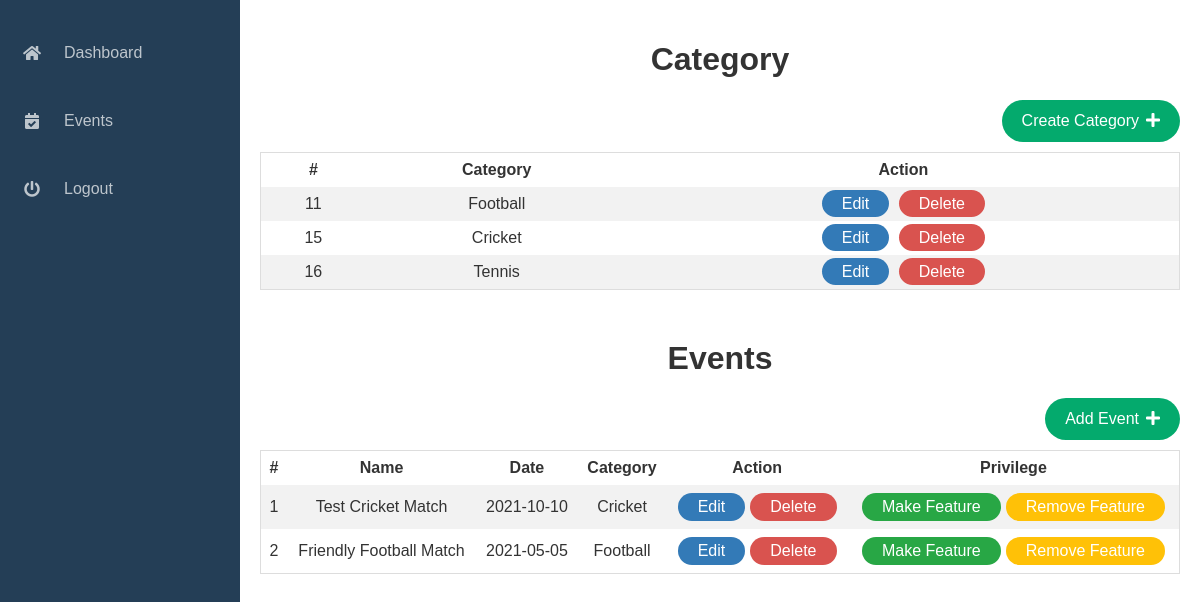
The page /dashboard.php (signed in) on the database its author committed.
### tables this page shows
CREATE TABLE `category` (
  `id` int(50) NOT NULL,
  `category` varchar(100) NOT NULL
);

CREATE TABLE `events` (
  `id` int(50) NOT NULL,
  `name` varchar(250) NOT NULL,
  `date` varchar(250) NOT NULL,
  `category` varchar(100) NOT NULL,
  `description` varchar(500) NOT NULL,
  `image` blob NOT NULL,
  `status` varchar(100) NOT NULL,
  `feature` varchar(100) NOT NULL
);

### dashboard.php (the view, shortened to what this page needs)
<!DOCTYPE html>
<html lang="en">
<head>
    <link rel="stylesheet" href="https://cdnjs.cloudflare.com/ajax/libs/font-awesome/5.15.2/css/all.min.css" />
    <link rel="stylesheet" href="assets/css/dashboard.css" />
    <link rel="stylesheet" href="assets/css/error.css" />
    <link rel="stylesheet" href="assets/css/sidebar.css" />
    <link rel="stylesheet" href="assets/css/modal.css" />
    <link rel="stylesheet" href="assets/css/createModal.css" />
</head>
<body>
    <div class="s-layout">
        <div class="s-layout__sidebar">
            <nav class="s-sidebar__nav">
                <ul>
                    <li>
                        <a class="s-sidebar__nav-link" href="dashboard.php">
                            <i class="fa fa-home"></i><em>Dashboard</em>
                        </a>
                    </li>
                    <li>
                        <a class="s-sidebar__nav-link" href="events.php">
                            <i class="fa fa-calendar-check"></i><em>Events</em>
                        </a>
                    </li>
                    <li>
                        <a class="s-sidebar__nav-link" href="assets/php/logout.php">
                            <i class="fa fa-power-off"></i><em>Logout</em>
                        </a>
                    </li>
                </ul>
            </nav>
        </div>
        <main class="s-layout__content">
            <div class="table-section">
                <h1 style="text-align: center;">Category</h1>
                <div class="add" id="myBtn">Create Category <span><i class="fa fa-plus" aria-hidden="true" style="margin-left:7px"></i></span></div>
                <table>
                    <tr>
                        <th>#</th>
                        <th>Category</th>
                        <th>Action</th>
                    </tr>
                    <?php
                    include "assets/php/includes/db_connect.inc.php";
                    $records = mysqli_query($conn, "select * From category ORDER BY id ASC");
                    while ($data = mysqli_fetch_array($records)) {
                    ?>
                        <tr>
                            <td><?php echo $data['id']; ?></td>
                            <td><?php echo $data['category']; ?></td>
                            <td>
                                <a href="editCategory.php?id=<?php echo $data['id']; ?>" class="editButton">Edit</a>
                                <a href="assets/php/deleteCategory.php?id=<?php echo $data['id']; ?>" class="deleteButton">Delete</a>
                            </td>
                        </tr>
                    <?php
                    }
                    ?>
                </table>
            </div>
            <div class="table-section">
                <h1 style="text-align: center;margin-top:50px">Events</h1>
                <a href="events.php">
                    <div class="add">Add Event <span><i class="fa fa-plus" aria-hidden="true" style="margin-left:7px"></i></span></div>
                </a>
                <table>
                    <tr>
                        <th>#</th>
                        <th>Name</th>
                        <th>Date</th>
                        <th>Category</th>
                        <th>Action</th>
                        <th>Privilege</th>
                    </tr>
                    <?php
                    include "assets/php/includes/db_connect.inc.php";
                    $records = mysqli_query($conn, "select * From events ORDER BY id ASC");
                    while ($data = mysqli_fetch_array($records)) {
                    ?>
                        <tr>
                            <td><?php echo $data['id']; ?></td>
                            <td><?php echo $data['name']; ?></td>
                            <td><?php echo $data['date']; ?></td>
                            <td><?php echo $data['category']; ?></td>
                            <td>
                                <div style="display: flex;align-items:center;justify-content:center;">
                                    <a href="editAdminEvents.php?id=<?php echo $data['id']; ?>" class="editButton">Edit</a>
                                    <a href="assets/php/deleteAdminEvents.php?id=<?php echo $data['id']; ?>" class="deleteButton">Delete</a>
                                </div>
                            </td>
                            <td>
                                <div style="display: flex; align-items:center;justify-content:center;">
                                    <a href="assets/php/makeFeature.php?id=<?php echo $data['id']; ?>" class="featureButton">Make Feature</a>
                                    <a href="assets/php/removeFeature.php?id=<?php echo $data['id']; ?>" class="featureButton2">Remove Feature</a>
                                </div>
                            </td>
                        </tr>
                    <?php
                    }
                    ?>
                </table>
            </div>
        </main>
    </div>
</body>
</html>

### assets/css/dashboard.css (style rules this page uses)
* { box-sizing: border-box; }
body { font-family: Verdana, sans-serif; margin: 0; }
.table-section { overflow-x: auto; }
.add { background-color: #04aa6d; text-align: center; color: white; padding: 12px 20px; border: none; border-radius: 50rem; cursor: pointer; width: auto; float: right; margin-bottom: 10px; display: flex; }
table { border-collapse: collapse; border-spacing: 0; width: 100%; border: 1px solid #ddd; }
th, td { padding: 8px; text-align: center; text-transform: capitalize; }
tr:nth-child(even) { background-color: #f2f2f2; }
.editButton, .deleteButton { background-color: #337ab7; padding: 5px 20px; color: white; border-radius: 50rem; white-space: nowrap; }
.deleteButton { background-color: #d9534f !important; margin-left: 5px; }
.featureButton, .featureButton2 { background-color: #28a745; padding: 5px 20px; color: white; border-radius: 50rem; white-space: nowrap; }
.featureButton2 { background-color: #ffc107 !important; margin-left: 5px; }

### assets/css/sidebar.css (style rules this page uses)
*, *::before, *::after { box-sizing: border-box; }
body { font-family: sans-serif; font-size: 1em; color: #333; }
em { font-style: normal; }
a { text-decoration: none; color: inherit; }
.s-layout { display: flex; width: 100%; min-height: 100vh; }
.s-layout__content { padding: 20px; width: 100%; }
.s-sidebar__nav { position: fixed; top: 0; left: -15em; overflow: hidden; transition: all 0.3s ease-in; width: 15em; height: 100%; background: #243e56; color: rgba(255, 255, 255, 0.7); }
.s-sidebar__nav ul { position: absolute; top: 4em; left: 0; margin: 0; padding: 0; width: 15em; }
.s-sidebar__nav ul li { width: 100%; }
.s-sidebar__nav-link { position: relative; display: inline-block; width: 100%; height: 4em; }
.s-sidebar__nav-link em { position: absolute; top: 50%; left: 4em; transform: translateY(-50%); }
.s-sidebar__nav-link > i { position: absolute; top: 0; left: 0; display: inline-block; width: 4em; height: 4em; }
.s-sidebar__nav-link > i::before { position: absolute; top: 50%; left: 50%; transform: translate(-50%, -50%); }
@media (min-width: 672px) { .s-layout__content { margin-left: 4em; } }
@media (min-width: 672px) { .s-sidebar__nav { width: 4em; left: 0; } }
@media (min-width: 1088px) { .s-layout__content { margin-left: 15em; } }
@media (min-width: 1088px) { .s-sidebar__nav { width: 15em; } }
@media (min-width: 1088px) { .s-sidebar__nav ul { top: 1.3em; } }

### rows shown on the page
category: id "11", category "Football"
category: id "15", category "Cricket"
category: id "16", category "Tennis"
events: id "1", name "Test Cricket Match", date "2021-10-10", category "Cricket"
events: id "2", name "Friendly Football Match", date "2021-05-05", category "Football"
